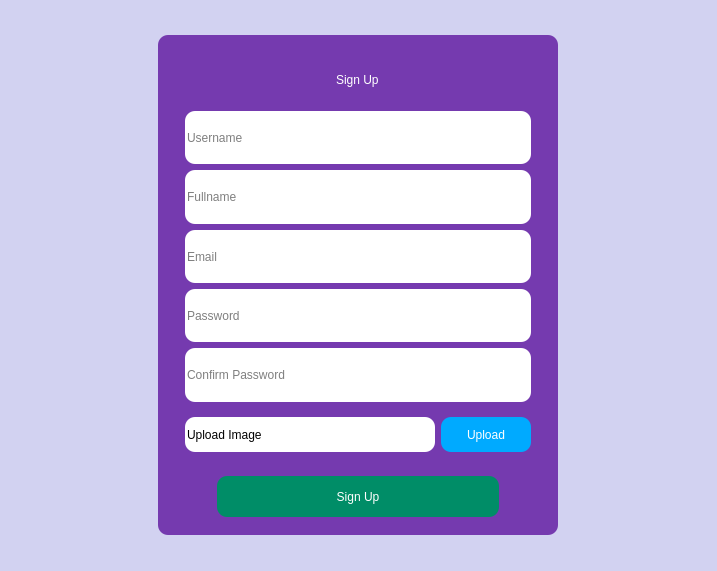
<?xml version="1.0" encoding="UTF-8"?>
<ui version="4.0">
 <class>Dialog</class>
 <widget class="QDialog" name="Dialog">
  <property name="geometry">
   <rect>
    <x>0</x>
    <y>0</y>
    <width>717</width>
    <height>571</height>
   </rect>
  </property>
  <property name="windowTitle">
   <string>Dialog</string>
  </property>
  <property name="styleSheet">
   <string notr="true">background-color: rgb(210, 210, 241);
border-radius: 10px;</string>
  </property>
  <layout class="QGridLayout" name="gridLayout">
   <item row="0" column="0">
    <widget class="QWidget" name="widget" native="true">
     <property name="sizePolicy">
      <sizepolicy hsizetype="Preferred" vsizetype="Expanding">
       <horstretch>0</horstretch>
       <verstretch>0</verstretch>
      </sizepolicy>
     </property>
     <property name="minimumSize">
      <size>
       <width>400</width>
       <height>500</height>
      </size>
     </property>
     <property name="maximumSize">
      <size>
       <width>400</width>
       <height>500</height>
      </size>
     </property>
     <property name="styleSheet">
      <string notr="true">background-color: rgb(117, 58, 175);</string>
     </property>
     <layout class="QVBoxLayout" name="verticalLayout">
      <item>
       <widget class="QWidget" name="widget_2" native="true">
        <layout class="QVBoxLayout" name="verticalLayout_2">
         <property name="leftMargin">
          <number>0</number>
         </property>
         <property name="topMargin">
          <number>0</number>
         </property>
         <property name="rightMargin">
          <number>0</number>
         </property>
         <property name="bottomMargin">
          <number>0</number>
         </property>
         <item>
          <widget class="QWidget" name="widget_6" native="true">
           <property name="maximumSize">
            <size>
             <width>16777215</width>
             <height>60</height>
            </size>
           </property>
           <layout class="QVBoxLayout" name="verticalLayout_3">
            <property name="leftMargin">
             <number>0</number>
            </property>
            <property name="topMargin">
             <number>0</number>
            </property>
            <property name="rightMargin">
             <number>0</number>
            </property>
            <property name="bottomMargin">
             <number>0</number>
            </property>
            <item alignment="Qt::AlignHCenter">
             <widget class="QLabel" name="label">
              <property name="text">
               <string/>
              </property>
              <property name="pixmap">
               <pixmap>../icons/icons8-add-user-male-64.png</pixmap>
              </property>
             </widget>
            </item>
           </layout>
          </widget>
         </item>
         <item>
          <widget class="QWidget" name="widget_7" native="true">
           <property name="maximumSize">
            <size>
             <width>16777215</width>
             <height>40</height>
            </size>
           </property>
           <layout class="QVBoxLayout" name="verticalLayout_4">
            <item alignment="Qt::AlignHCenter">
             <widget class="QLabel" name="label_2">
              <property name="styleSheet">
               <string notr="true">font: 81 16pt &quot;Open Sans ExtraBold&quot;;
color: rgb(255, 255, 255);</string>
              </property>
              <property name="text">
               <string>Sign Up</string>
              </property>
             </widget>
            </item>
           </layout>
          </widget>
         </item>
        </layout>
       </widget>
      </item>
      <item>
       <widget class="QWidget" name="widget_4" native="true">
        <property name="sizePolicy">
         <sizepolicy hsizetype="Preferred" vsizetype="Expanding">
          <horstretch>0</horstretch>
          <verstretch>0</verstretch>
         </sizepolicy>
        </property>
        <layout class="QVBoxLayout" name="verticalLayout_5">
         <item>
          <widget class="QWidget" name="widget_8" native="true">
           <layout class="QVBoxLayout" name="verticalLayout_6">
            <property name="topMargin">
             <number>0</number>
            </property>
            <property name="bottomMargin">
             <number>0</number>
            </property>
            <item>
             <widget class="QLineEdit" name="username">
              <property name="sizePolicy">
               <sizepolicy hsizetype="Expanding" vsizetype="Expanding">
                <horstretch>0</horstretch>
                <verstretch>0</verstretch>
               </sizepolicy>
              </property>
              <property name="styleSheet">
               <string notr="true">background-color: rgb(255, 255, 255);
font: 81 12pt &quot;Open Sans ExtraBold&quot;;</string>
              </property>
              <property name="placeholderText">
               <string>Username</string>
              </property>
             </widget>
            </item>
           </layout>
          </widget>
         </item>
         <item>
          <widget class="QWidget" name="widget_9" native="true">
           <layout class="QVBoxLayout" name="verticalLayout_7">
            <property name="topMargin">
             <number>0</number>
            </property>
            <property name="bottomMargin">
             <number>0</number>
            </property>
            <item>
             <widget class="QLineEdit" name="fullname">
              <property name="sizePolicy">
               <sizepolicy hsizetype="Expanding" vsizetype="Expanding">
                <horstretch>0</horstretch>
                <verstretch>0</verstretch>
               </sizepolicy>
              </property>
              <property name="styleSheet">
               <string notr="true">background-color: rgb(255, 255, 255);
font: 81 12pt &quot;Open Sans ExtraBold&quot;;</string>
              </property>
              <property name="placeholderText">
               <string>Fullname</string>
              </property>
             </widget>
            </item>
           </layout>
          </widget>
         </item>
         <item>
          <widget class="QWidget" name="widget_10" native="true">
           <layout class="QVBoxLayout" name="verticalLayout_10">
            <property name="topMargin">
             <number>0</number>
            </property>
            <property name="bottomMargin">
             <number>0</number>
            </property>
            <item>
             <widget class="QLineEdit" name="email">
              <property name="sizePolicy">
               <sizepolicy hsizetype="Expanding" vsizetype="Expanding">
                <horstretch>0</horstretch>
                <verstretch>0</verstretch>
               </sizepolicy>
              </property>
              <property name="styleSheet">
               <string notr="true">background-color: rgb(255, 255, 255);
font: 81 12pt &quot;Open Sans ExtraBold&quot;;</string>
              </property>
              <property name="placeholderText">
               <string>Email</string>
              </property>
             </widget>
            </item>
           </layout>
          </widget>
         </item>
         <item>
          <widget class="QWidget" name="widget_11" native="true">
           <layout class="QVBoxLayout" name="verticalLayout_11">
            <property name="topMargin">
             <number>0</number>
            </property>
            <property name="bottomMargin">
             <number>0</number>
            </property>
            <item>
             <widget class="QLineEdit" name="password">
              <property name="sizePolicy">
               <sizepolicy hsizetype="Expanding" vsizetype="Expanding">
                <horstretch>0</horstretch>
                <verstretch>0</verstretch>
               </sizepolicy>
              </property>
              <property name="styleSheet">
               <string notr="true">background-color: rgb(255, 255, 255);
font: 81 12pt &quot;Open Sans ExtraBold&quot;;</string>
              </property>
              <property name="placeholderText">
               <string>Password</string>
              </property>
             </widget>
            </item>
           </layout>
          </widget>
         </item>
         <item>
          <widget class="QWidget" name="widget_12" native="true">
           <layout class="QVBoxLayout" name="verticalLayout_12">
            <property name="topMargin">
             <number>0</number>
            </property>
            <property name="bottomMargin">
             <number>0</number>
            </property>
            <item>
             <widget class="QLineEdit" name="confirm">
              <property name="sizePolicy">
               <sizepolicy hsizetype="Expanding" vsizetype="Expanding">
                <horstretch>0</horstretch>
                <verstretch>0</verstretch>
               </sizepolicy>
              </property>
              <property name="styleSheet">
               <string notr="true">background-color: rgb(255, 255, 255);
font: 81 12pt &quot;Open Sans ExtraBold&quot;;</string>
              </property>
              <property name="placeholderText">
               <string>Confirm Password</string>
              </property>
             </widget>
            </item>
           </layout>
          </widget>
         </item>
         <item>
          <widget class="QWidget" name="widget_13" native="true">
           <property name="sizePolicy">
            <sizepolicy hsizetype="Preferred" vsizetype="Expanding">
             <horstretch>0</horstretch>
             <verstretch>0</verstretch>
            </sizepolicy>
           </property>
           <layout class="QHBoxLayout" name="horizontalLayout">
            <item>
             <widget class="QWidget" name="widget_14" native="true">
              <property name="sizePolicy">
               <sizepolicy hsizetype="Expanding" vsizetype="Preferred">
                <horstretch>0</horstretch>
                <verstretch>0</verstretch>
               </sizepolicy>
              </property>
              <layout class="QVBoxLayout" name="verticalLayout_13">
               <property name="leftMargin">
                <number>0</number>
               </property>
               <property name="topMargin">
                <number>0</number>
               </property>
               <property name="rightMargin">
                <number>0</number>
               </property>
               <property name="bottomMargin">
                <number>0</number>
               </property>
               <item>
                <widget class="QLineEdit" name="filename">
                 <property name="sizePolicy">
                  <sizepolicy hsizetype="Expanding" vsizetype="Expanding">
                   <horstretch>0</horstretch>
                   <verstretch>0</verstretch>
                  </sizepolicy>
                 </property>
                 <property name="styleSheet">
                  <string notr="true">background-color: rgb(255, 255, 255);
font: 81 10pt &quot;Open Sans&quot;;</string>
                 </property>
                 <property name="text">
                  <string>Upload Image</string>
                 </property>
                </widget>
               </item>
              </layout>
             </widget>
            </item>
            <item>
             <widget class="QWidget" name="widget_15" native="true">
              <property name="sizePolicy">
               <sizepolicy hsizetype="Expanding" vsizetype="Preferred">
                <horstretch>0</horstretch>
                <verstretch>0</verstretch>
               </sizepolicy>
              </property>
              <property name="maximumSize">
               <size>
                <width>90</width>
                <height>16777215</height>
               </size>
              </property>
              <layout class="QVBoxLayout" name="verticalLayout_14">
               <property name="leftMargin">
                <number>0</number>
               </property>
               <property name="topMargin">
                <number>0</number>
               </property>
               <property name="rightMargin">
                <number>0</number>
               </property>
               <property name="bottomMargin">
                <number>0</number>
               </property>
               <item>
                <widget class="QPushButton" name="upload">
                 <property name="sizePolicy">
                  <sizepolicy hsizetype="Minimum" vsizetype="Expanding">
                   <horstretch>0</horstretch>
                   <verstretch>0</verstretch>
                  </sizepolicy>
                 </property>
                 <property name="styleSheet">
                  <string notr="true">background-color: rgb(0, 170, 255);
font: 10pt &quot;Open Sans Extrabold&quot;;
color: rgb(255, 255, 255);</string>
                 </property>
                 <property name="text">
                  <string>Upload</string>
                 </property>
                </widget>
               </item>
              </layout>
             </widget>
            </item>
           </layout>
          </widget>
         </item>
        </layout>
       </widget>
      </item>
      <item>
       <widget class="QWidget" name="widget_5" native="true">
        <property name="maximumSize">
         <size>
          <width>16777215</width>
          <height>50</height>
         </size>
        </property>
        <layout class="QVBoxLayout" name="verticalLayout_8">
         <property name="leftMargin">
          <number>50</number>
         </property>
         <property name="topMargin">
          <number>0</number>
         </property>
         <property name="rightMargin">
          <number>50</number>
         </property>
         <property name="bottomMargin">
          <number>9</number>
         </property>
         <item>
          <widget class="QPushButton" name="signupbtn">
           <property name="sizePolicy">
            <sizepolicy hsizetype="Minimum" vsizetype="Expanding">
             <horstretch>0</horstretch>
             <verstretch>0</verstretch>
            </sizepolicy>
           </property>
           <property name="styleSheet">
            <string notr="true">background-color: rgb(0, 141, 103);
font: 81 12pt &quot;Open Sans Extrabold&quot;;
color: rgb(255, 255, 255);</string>
           </property>
           <property name="text">
            <string>Sign Up</string>
           </property>
          </widget>
         </item>
        </layout>
       </widget>
      </item>
     </layout>
    </widget>
   </item>
  </layout>
 </widget>
 <resources>
  <include location="../resources.qrc"/>
 </resources>
 <connections/>
</ui>
